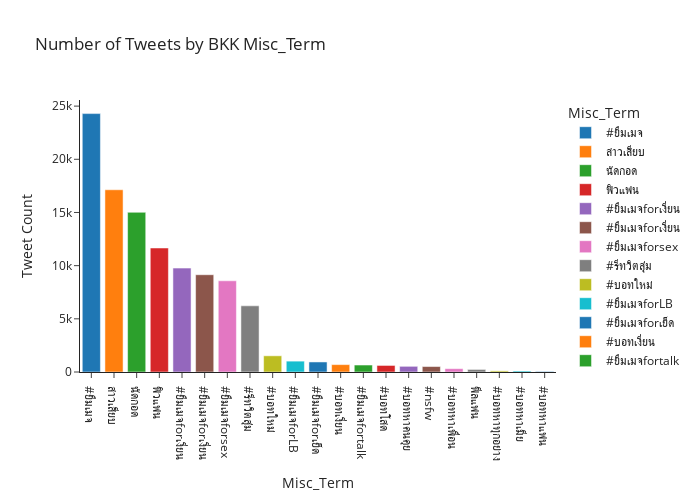

The notebook cell saved with this chart:
### Code cell
misc_plot = count_plot_by_group(df_tweet_processed, "Misc_Term")
misc_plot

### Figure 1 — Plotly figure (JSON) as saved in the notebook; plotly's stock layout.template omitted (floating-point values rounded to 4 significant figures)
{"data": [{"alignmentgroup": "True", "hovertemplate": "Misc_Term=%{x}<br>Tweet Count=%{y}<extra></extra>", "legendgroup": "#ยืมเมจ", "marker": {"color": "#1F77B4", "pattern": {"shape": ""}}, "name": "#ยืมเมจ", "offsetgroup": "#ยืมเมจ", "orientation": "v", "showlegend": true, "textposition": "auto", "type": "bar", "x": ["#ยืมเมจ"], "xaxis": "x", "y": [24296], "yaxis": "y"}, {"alignmentgroup": "True", "hovertemplate": "Misc_Term=%{x}<br>Tweet Count=%{y}<extra></extra>", "legendgroup": "สาวเสียบ", "marker": {"color": "#FF7F0E", "pattern": {"shape": ""}}, "name": "สาวเสียบ", "offsetgroup": "สาวเสียบ", "orientation": "v", "showlegend": true, "textposition": "auto", "type": "bar", "x": ["สาวเสียบ"], "xaxis": "x", "y": [17134], "yaxis": "y"}, {"alignmentgroup": "True", "hovertemplate": "Misc_Term=%{x}<br>Tweet Count=%{y}<extra></extra>", "legendgroup": "นัดกอด", "marker": {"color": "#2CA02C", "pattern": {"shape": ""}}, "name": "นัดกอด", "offsetgroup": "นัดกอด", "orientation": "v", "showlegend": true, "textposition": "auto", "type": "bar", "x": ["นัดกอด"], "xaxis": "x", "y": [15016], "yaxis": "y"}, {"alignmentgroup": "True", "hovertemplate": "Misc_Term=%{x}<br>Tweet Count=%{y}<extra></extra>", "legendgroup": "ฟิวแฟน", "marker": {"color": "#D62728", "pattern": {"shape": ""}}, "name": "ฟิวแฟน", "offsetgroup": "ฟิวแฟน", "orientation": "v", "showlegend": true, "textposition": "auto", "type": "bar", "x": ["ฟิวแฟน"], "xaxis": "x", "y": [11658], "yaxis": "y"}, {"alignmentgroup": "True", "hovertemplate": "Misc_Term=%{x}<br>Tweet Count=%{y}<extra></extra>", "legendgroup": "#ยืมเมจforเงี่ยน", "marker": {"color": "#9467BD", "pattern": {"shape": ""}}, "name": "#ยืมเมจforเงี่ยน", "offsetgroup": "#ยืมเมจforเงี่ยน", "orientation": "v", "showlegend": true, "textposition": "auto", "type": "bar", "x": ["#ยืมเมจforเงี่ยน"], "xaxis": "x", "y": [9769], "yaxis": "y"}, {"alignmentgroup": "True", "hovertemplate": "Misc_Term=%{x}<br>Tweet Count=%{y}<extra></extra>", "legendgroup": "#ยืมเมจforเงี่ยน ", "marker": {"color": "#8C564B", "pattern": {"shape": ""}}, "name": "#ยืมเมจforเงี่ยน ", "offsetgroup": "#ยืมเมจforเงี่ยน ", "orientation": "v", "showlegend": true, "textposition": "auto", "type": "bar", "x": ["#ยืมเมจforเงี่ยน "], "xaxis": "x", "y": [9146], "yaxis": "y"}, {"alignmentgroup": "True", "hovertemplate": "Misc_Term=%{x}<br>Tweet Count=%{y}<extra></extra>", "legendgroup": "#ยืมเมจforsex", "marker": {"color": "#E377C2", "pattern": {"shape": ""}}, "name": "#ยืมเมจforsex", "offsetgroup": "#ยืมเมจforsex", "orientation": "v", "showlegend": true, "textposition": "auto", "type": "bar", "x": ["#ยืมเมจforsex"], "xaxis": "x", "y": [8574], "yaxis": "y"}, {"alignmentgroup": "True", "hovertemplate": "Misc_Term=%{x}<br>Tweet Count=%{y}<extra></extra>", "legendgroup": "#รีทวิตสุ่ม", "marker": {"color": "#7F7F7F", "pattern": {"shape": ""}}, "name": "#รีทวิตสุ่ม", "offsetgroup": "#รีทวิตสุ่ม", "orientation": "v", "showlegend": true, "textposition": "auto", "type": "bar", "x": ["#รีทวิตสุ่ม"], "xaxis": "x", "y": [6222], "yaxis": "y"}, {"alignmentgroup": "True", "hovertemplate": "Misc_Term=%{x}<br>Tweet Count=%{y}<extra></extra>", "legendgroup": "#บอทใหม่", "marker": {"color": "#BCBD22", "pattern": {"shape": ""}}, "name": "#บอทใหม่", "offsetgroup": "#บอทใหม่", "orientation": "v", "showlegend": true, "textposition": "auto", "type": "bar", "x": ["#บอทใหม่"], "xaxis": "x", "y": [1523], "yaxis": "y"}, {"alignmentgroup": "True", "hovertemplate": "Misc_Term=%{x}<br>Tweet Count=%{y}<extra></extra>", "legendgroup": "#ยืมเมจforLB", "marker": {"color": "#17BECF", "pattern": {"shape": ""}}, "name": "#ยืมเมจforLB", "offsetgroup": "#ยืมเมจforLB", "orientation": "v", "showlegend": true, "textposition": "auto", "type": "bar", "x": ["#ยืมเมจforLB"], "xaxis": "x", "y": [1021], "yaxis": "y"}, {"alignmentgroup": "True", "hovertemplate": "Misc_Term=%{x}<br>Tweet Count=%{y}<extra></extra>", "legendgroup": "#ยืมเมจforเย็ด ", "marker": {"color": "#1F77B4", "pattern": {"shape": ""}}, "name": "#ยืมเมจforเย็ด ", "offsetgroup": "#ยืมเมจforเย็ด ", "orientation": "v", "showlegend": true, "textposition": "auto", "type": "bar", "x": ["#ยืมเมจforเย็ด "], "xaxis": "x", "y": [944], "yaxis": "y"}, {"alignmentgroup": "True", "hovertemplate": "Misc_Term=%{x}<br>Tweet Count=%{y}<extra></extra>", "legendgroup": "#บอทเงี่ยน ", "marker": {"color": "#FF7F0E", "pattern": {"shape": ""}}, "name": "#บอทเงี่ยน ", "offsetgroup": "#บอทเงี่ยน ", "orientation": "v", "showlegend": true, "textposition": "auto", "type": "bar", "x": ["#บอทเงี่ยน "], "xaxis": "x", "y": [695], "yaxis": "y"}, {"alignmentgroup": "True", "hovertemplate": "Misc_Term=%{x}<br>Tweet Count=%{y}<extra></extra>", "legendgroup": "#ยืมเมจfortalk", "marker": {"color": "#2CA02C", "pattern": {"shape": ""}}, "name": "#ยืมเมจfortalk", "offsetgroup": "#ยืมเมจfortalk", "orientation": "v", "showlegend": true, "textposition": "auto", "type": "bar", "x": ["#ยืมเมจfortalk"], "xaxis": "x", "y": [655], "yaxis": "y"}, {"alignmentgroup": "True", "hovertemplate": "Misc_Term=%{x}<br>Tweet Count=%{y}<extra></extra>", "legendgroup": "#บอทโสด ", "marker": {"color": "#D62728", "pattern": {"shape": ""}}, "name": "#บอทโสด ", "offsetgroup": "#บอทโสด ", "orientation": "v", "showlegend": true, "textposition": "auto", "type": "bar", "x": ["#บอทโสด "], "xaxis": "x", "y": [616], "yaxis": "y"}, {"alignmentgroup": "True", "hovertemplate": "Misc_Term=%{x}<br>Tweet Count=%{y}<extra></extra>", "legendgroup": "#บอทหาคนคุย ", "marker": {"color": "#9467BD", "pattern": {"shape": ""}}, "name": "#บอทหาคนคุย ", "offsetgroup": "#บอทหาคนคุย ", "orientation": "v", "showlegend": true, "textposition": "auto", "type": "bar", "x": ["#บอทหาคนคุย "], "xaxis": "x", "y": [534], "yaxis": "y"}, {"alignmentgroup": "True", "hovertemplate": "Misc_Term=%{x}<br>Tweet Count=%{y}<extra></extra>", "legendgroup": "#nsfw", "marker": {"color": "#8C564B", "pattern": {"shape": ""}}, "name": "#nsfw", "offsetgroup": "#nsfw", "orientation": "v", "showlegend": true, "textposition": "auto", "type": "bar", "x": ["#nsfw"], "xaxis": "x", "y": [513], "yaxis": "y"}, {"alignmentgroup": "True", "hovertemplate": "Misc_Term=%{x}<br>Tweet Count=%{y}<extra></extra>", "legendgroup": "#บอทหาเพื่อน ", "marker": {"color": "#E377C2", "pattern": {"shape": ""}}, "name": "#บอทหาเพื่อน ", "offsetgroup": "#บอทหาเพื่อน ", "orientation": "v", "showlegend": true, "textposition": "auto", "type": "bar", "x": ["#บอทหาเพื่อน "], "xaxis": "x", "y": [313], "yaxis": "y"}, {"alignmentgroup": "True", "hovertemplate": "Misc_Term=%{x}<br>Tweet Count=%{y}<extra></extra>", "legendgroup": "ฟีลแฟน", "marker": {"color": "#7F7F7F", "pattern": {"shape": ""}}, "name": "ฟีลแฟน", "offsetgroup": "ฟีลแฟน", "orientation": "v", "showlegend": true, "textposition": "auto", "type": "bar", "x": ["ฟีลแฟน"], "xaxis": "x", "y": [241], "yaxis": "y"}, {"alignmentgroup": "True", "hovertemplate": "Misc_Term=%{x}<br>Tweet Count=%{y}<extra></extra>", "legendgroup": "#บอทหาทุกอย่าง", "marker": {"color": "#BCBD22", "pattern": {"shape": ""}}, "name": "#บอทหาทุกอย่าง", "offsetgroup": "#บอทหาทุกอย่าง", "orientation": "v", "showlegend": true, "textposition": "auto", "type": "bar", "x": ["#บอทหาทุกอย่าง"], "xaxis": "x", "y": [107], "yaxis": "y"}, {"alignmentgroup": "True", "hovertemplate": "Misc_Term=%{x}<br>Tweet Count=%{y}<extra></extra>", "legendgroup": "#บอทหาเมีย", "marker": {"color": "#17BECF", "pattern": {"shape": ""}}, "name": "#บอทหาเมีย", "offsetgroup": "#บอทหาเมีย", "orientation": "v", "showlegend": true, "textposition": "auto", "type": "bar", "x": ["#บอทหาเมีย"], "xaxis": "x", "y": [96], "yaxis": "y"}, {"alignmentgroup": "True", "hovertemplate": "Misc_Term=%{x}<br>Tweet Count=%{y}<extra></extra>", "legendgroup": "#บอทหาแฟน", "marker": {"color": "#1F77B4", "pattern": {"shape": ""}}, "name": "#บอทหาแฟน", "offsetgroup": "#บอทหาแฟน", "orientation": "v", "showlegend": true, "textposition": "auto", "type": "bar", "x": ["#บอทหาแฟน"], "xaxis": "x", "y": [54], "yaxis": "y"}], "layout": {"barmode": "relative", "height": 500, "legend": {"title": {"text": "Misc_Term"}, "tracegroupgap": 0}, "title": {"text": "Number of Tweets by BKK Misc_Term"}, "width": 700, "xaxis": {"anchor": "y", "categoryarray": ["#ยืมเมจ", "สาวเสียบ", "นัดกอด", "ฟิวแฟน", "#ยืมเมจforเงี่ยน", "#ยืมเมจforเงี่ยน ", "#ยืมเมจforsex", "#รีทวิตสุ่ม", "#บอทใหม่", "#ยืมเมจforLB", "#ยืมเมจforเย็ด ", "#บอทเงี่ยน ", "#ยืมเมจfortalk", "#บอทโสด ", "#บอทหาคนคุย ", "#nsfw", "#บอทหาเพื่อน ", "ฟีลแฟน", "#บอทหาทุกอย่าง", "#บอทหาเมีย", "#บอทหาแฟน"], "categoryorder": "array", "domain": [0, 1], "title": {"text": "Misc_Term"}}, "yaxis": {"anchor": "x", "domain": [0, 1], "title": {"text": "Tweet Count"}}}}
